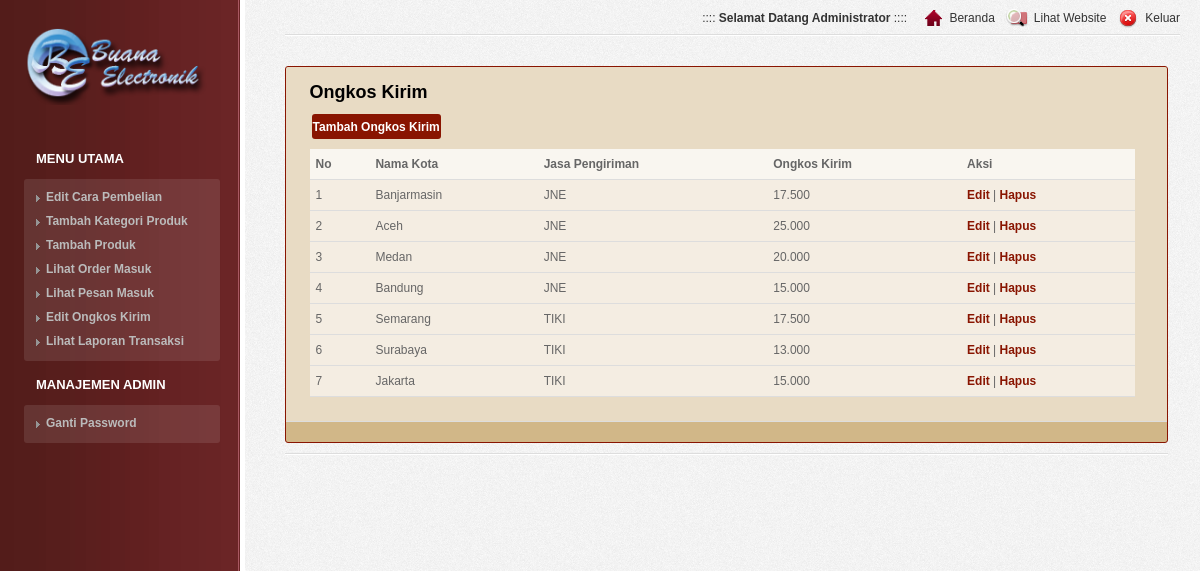
Screenshot of /login/media.php?module=ongkoskirim (signed in) with the database file from the repository.
### tables this page shows
CREATE TABLE IF NOT EXISTS `kota` (
  `id_kota` int(3) NOT NULL AUTO_INCREMENT,
  `id_perusahaan` int(10) NOT NULL,
  `nama_kota` varchar(100) NOT NULL,
  `ongkos_kirim` int(10) NOT NULL,
  PRIMARY KEY (`id_kota`)
);

CREATE TABLE IF NOT EXISTS `shop_pengiriman` (
  `id_perusahaan` int(10) NOT NULL AUTO_INCREMENT,
  `nama_perusahaan` varchar(100) NOT NULL,
  `gambar` varchar(100) NOT NULL,
  PRIMARY KEY (`id_perusahaan`)
);

### config/fungsi_rupiah.php (called while the page is built)
<?php
function format_rupiah($angka){
  $rupiah=number_format($angka,0,',','.');
  return $rupiah;
}
?>

### login/modul/mod_ongkoskirim/ongkoskirim.php (the view, shortened to what this page needs)
<?php
 if (empty($_SESSION['username']) AND empty($_SESSION['passuser'])){
  echo "<link href='style.css' rel='stylesheet' type='text/css'>
 <center>Untuk mengakses modul, Anda harus login <br>";
  echo "<a href=../../index.php><b>LOGIN</b></a></center>";
}
else{
$aksi="modul/mod_ongkoskirim/aksi_ongkoskirim.php";
switch($_GET[act]){
  default:
    echo "<h2>Ongkos Kirim</h2>
          <input type=button class='tombol' value='Tambah Ongkos Kirim'
          onclick=\"window.location.href='?module=ongkoskirim&act=tambahongkoskirim';\">
          <table>
          <tr><th>No</th><th>Nama Kota</th><th>Jasa Pengiriman</th><th>Ongkos Kirim</th><th>Aksi</th></tr>";
    $tampil=mysql_query("SELECT * FROM kota,shop_pengiriman where kota.id_perusahaan=shop_pengiriman.id_perusahaan ORDER BY shop_pengiriman.nama_perusahaan,kota.id_kota DESC");
    $no=1;
    while ($r=mysql_fetch_array($tampil)){
       $ongkos = format_rupiah($r[ongkos_kirim]);
       echo "<tr><td>$no</td>
             <td>$r[nama_kota]</td>
	     <td>$r[nama_perusahaan]</td>
             <td align=left>$ongkos</td>
             <td><a href=?module=ongkoskirim&act=editongkoskirim&id=$r[id_kota]><b>Edit</b></a> |
	               <a href=$aksi?module=ongkoskirim&act=hapus&id=$r[id_kota]><b>Hapus</b></a>
             </td></tr>";
      $no++;
    }
    echo "</table>";
    break;
}
}
?>

### login/media.php (shortened to what this page needs)
<?php
if (empty($_SESSION['username']) AND empty($_SESSION['passuser'])){
  echo "<link href='css/screen.css' rel='stylesheet' type='text/css'><link href='css/reset.css' rel='stylesheet' type='text/css'>
 <center><br><br><br><br><br><br>Maaf, untuk masuk <b>Halaman Administrator</b><br>
  <center>anda harus <b>Login</b> dahulu!<br><br>";
 echo "<div> <a href='index.php'><img src='images/kunci.png'  height=176 width=143></a>
             </div>";
  echo "<input type=button class=simplebtn value='LOGIN DI SINI' onclick=location.href='index.php'></a></center>";
}
else{
?>
<!DOCTYPE html PUBLIC "-//W3C//DTD XHTML 1.0 Strict//EN" "http://www.w3.org/TR/xhtml1/DTD/xhtml1-strict.dtd">
<html xmlns="http://www.w3.org/1999/xhtml">
<head>
<link rel="stylesheet" href="css/reset.css" type="text/css"/>
<link rel="stylesheet" href="css/screen.css" type="text/css"/>
<link rel="stylesheet" href="css/fancybox.css" type="text/css"/>
<link rel="stylesheet" href="css/jquery.wysiwyg.css" type="text/css"/>
<link rel="stylesheet" href="css/jquery.ui.css" type="text/css"/>
<link rel="stylesheet" href="css/visualize.css" type="text/css"/>
<link rel="stylesheet" href="css/visualize-light.css" type="text/css"/>
</head>
<body>
	<div class="sidebar">
		<div class="logo clear"><img src="images/logo.png" alt="" width="185" height="80" /></div>
		<div class="menu">
		  <ul><li><a href="#">MENU UTAMA</a>
			  <ul>
				  <?php include "menu.php"; ?>
			  </ul>
			</li>
				  <li><a href="#">MANAJEMEN ADMIN</a>
				  <ul>
					<?php include "menu3.php"; ?>
				</ul>
			</li>
			</ul>
	  </div>
	</div>
	<div class="main">
	<div class="main-wrap">
		<div class="header clear">
			<ul class="links clear">
			<li>:::: <strong>Selamat Datang <?=$_SESSION[namalengkap]?></strong>&nbsp;::::&nbsp;</li>
			<li><a href="?module=home"><img src="images/home.png" alt="" class="icon" /> <span class="text">Beranda</span></a></li>
			<li><a href="logout2.php"><img src="images/ico_view_24.png" alt="" class="icon" /> <span class="text">Lihat Website</span></li>
			<li><a href="logout.php"><img src="images/ico_logout_24.png" alt="" class="icon" /> <span class="text">Keluar</span></a></li>
			</ul>
		</div>
		<div class="page clear">
<div class="notification note-success">
  <table width="100%" border="0" cellspacing="0" cellpadding="0">
    <tr>
      <td width="2%">&nbsp;</td>
      <td width="95%"><?php include "content.php"; ?></td>
      <td width="3%">&nbsp;</td>
    </tr>
  </table>
</div>
		<div class="footer clear"></div>
	</div>
	</div>
</div>
</body>
</html>
<?php
}
?>

### login/menu.php (shortened to what this page needs)
<?php
if ($_SESSION[leveluser]=='admin'){
  $sql=mysql_query("select * from modul where aktif='Y' order by urutan");
}
if ($m=mysql_fetch_array($sql)){
echo "<li><a href='?module=carabeli'><b>Edit Cara Pembelian</b></a></li>";
echo "<li><a href='?module=kategori'><b>Tambah Kategori Produk</b></a></li>";
echo "<li><a href='?module=produk'><b>Tambah Produk</b></a></li>";
echo "<li><a href='?module=order'><b>Lihat Order Masuk</b></a></li>";
echo "<li><a href='?module=hubungi'><b>Lihat Pesan Masuk</b></a></li>";
echo "<li><a href='?module=ongkoskirim'><b>Edit Ongkos Kirim</b></a></li>";
echo "<li><a href='?module=laporan'><b>Lihat Laporan Transaksi</b></a></li>";
}
?>

### login/menu3.php (shortened to what this page needs)
<?php
if ($_SESSION[leveluser]=='admin'){
  $sql=mysql_query("select * from modul where aktif='Y' order by urutan");
}
if ($m=mysql_fetch_array($sql)){
    echo "<li><a href='?module=password'><b>Ganti Password</b></a></li>";
}
?>

### login/content.php (shortened to what this page needs)
<?php
include "../config/library.php";
include "../config/fungsi_rupiah.php";
if ($_GET[module]=='home'){
  if ($_SESSION['leveluser']=='admin'){
  echo "<h2>Selamat Datang</h2>
          <p>Hai <b>$_SESSION[namalengkap]</b>, selamat datang di halaman Administrator.<br> Silahkan klik menu pilihan yang berada
          di sebelah kiri untuk mengelola konten website anda. </p>
          <p>&nbsp;</p><p>&nbsp;</p><p>&nbsp;</p><p>&nbsp;</p><p>&nbsp;</p><p>&nbsp;</p><p>&nbsp;</p><p>&nbsp;</p>
          <p align=right>Login : $hari_ini, ";
  echo tgl_indo(date("Y m d"));
  echo " | ";
  echo date("H:i:s");
  echo " WIB</p>";
  }
}
elseif ($_GET[module]=='modul'){
  if ($_SESSION['leveluser']=='admin'){
    include "modul/mod_modul/modul.php";
  }
}
elseif ($_GET[module]=='kategori'){
  if ($_SESSION['leveluser']=='admin'){
    include "modul/mod_kategori/kategori.php";
  }
}
elseif ($_GET[module]=='produk'){
  if ($_SESSION['leveluser']=='admin'){
    include "modul/mod_produk/produk.php";
  }
}
elseif ($_GET[module]=='bestseller'){
  if ($_SESSION['leveluser']=='admin'){
    include "modul/mod_bestseller/bestseller.php";
  }
}
elseif ($_GET[module]=='order'){
  if ($_SESSION['leveluser']=='admin'){
    include "modul/mod_order/order.php";
  }
}
elseif ($_GET[module]=='profil'){
  if ($_SESSION['leveluser']=='admin'){
    include "modul/mod_profil/profil.php";
  }
}
elseif ($_GET[module]=='hubungi'){
  if ($_SESSION['leveluser']=='admin'){
    include "modul/mod_hubungi/hubungi.php";
  }
}
elseif ($_GET[module]=='carabeli'){
  if ($_SESSION['leveluser']=='admin'){
    include "modul/mod_carabeli/carabeli.php";
  }
}
elseif ($_GET[module]=='bank'){
  if ($_SESSION['leveluser']=='admin'){
    include "modul/mod_bank/bank.php";
  }
}
elseif ($_GET[module]=='banner'){
  if ($_SESSION['leveluser']=='admin'){
    include "modul/mod_banner/banner.php";
  }
}
elseif ($_GET[module]=='header'){
  if ($_SESSION['leveluser']=='admin'){
    include "modul/mod_header/header.php";
  }
}
elseif ($_GET['module']=='menuutama'){
  if ($_SESSION['leveluser']=='admin'){
    include "modul/mod_menuutama/menuutama.php";
  }
}
elseif ($_GET['module']=='submenu'){
  if ($_SESSION['leveluser']=='admin'){
    include "modul/mod_submenu/submenu.php";
  }
}
elseif ($_GET[module]=='ongkoskirim'){
  if ($_SESSION['leveluser']=='admin'){
    include "modul/mod_ongkoskirim/ongkoskirim.php";
  }
}
elseif ($_GET[module]=='password'){
  if ($_SESSION['leveluser']=='admin'){
    include "modul/mod_password/password.php";
  }
}
elseif ($_GET[module]=='laporan'){
  if ($_SESSION['leveluser']=='admin'){
    include "modul/mod_laporan/laporan.php";
  }
}
elseif ($_GET['module']=='jasapengiriman'){
if ($_SESSION['leveluser']=='admin'){
  require_once "modul/mod_pengiriman/pengiriman.php";
  }
}
elseif ($_GET[module]=='ym'){
  if ($_SESSION['leveluser']=='admin'){
    include "modul/mod_ym/ym.php";
  }
}
elseif ($_GET[module]=='welcome'){
  if ($_SESSION['leveluser']=='admin'){
    include "modul/mod_welcome/welcome.php";
  }
}
elseif ($_GET['module']=='jasapengiriman'){
if ($_SESSION['leveluser']=='admin'){
  require_once "modul/mod_pengiriman/pengiriman.php";
  }
}
else{
  echo "<p><b>MODUL BELUM ADA ATAU BELUM LENGKAP</b></p>";
}
?>

### login/css/screen.css (style rules this page uses)
html { background: url('../images/main.gif') top left #EEEEEE; }
body { background: url('../images/sidebar.gif') top left repeat-y; min-width: 1000px; min-height: 900px; text-align: left; margin: 0px; font-family: arial; font-size: 12px; color: #666666; }
.clear:after { content: "."; display: block; height: 0; overflow:hidden; clear: both; visibility: hidden; }
a { color:#891501; text-decoration: none; }
strong { color: #333333; }
.sidebar { width: 196px; float: left; padding: 0px 20px 0px 24px; }
.main { margin-left: 285px; margin-right: 20px; }
.main-wrap { width: 100%; float: left; }
.page { padding-right: 12px; padding-bottom: 50px; }
.logo { width: 196px; margin-top: 25px; margin-bottom: 35px; }
.menu { padding-top: 0px; margin-bottom: 30px; }
.menu ul { font-size: 13px; }
.menu li { padding-bottom: 8px; }
.menu li a { display: block; line-height: 16px; padding: 8px 12px 8px 12px; background: url('../images/menu_button.png') top left no-repeat; color: #FFFFFF; text-decoration: none; font-weight: bold; }
.menu ul ul { font-size: 12px; width: 100%; background: url('../images/bck_white_10.png'); margin-top: 4px; padding: 6px 0px 8px 0px; -moz-border-radius: 3px 3px 3px 3px; -webkit-border-radius: 3px 3px 3px 3px; border-radius: 3px 3px 3px 3px; }
.menu li li { padding: 4px 0px 4px 0px; }
.menu li li a { padding: 0px 12px 0px 22px !important; background: url('../images/arrow_sm_grey.gif') 12px 6px no-repeat !important; font-weight: normal; color: #BBBBBB!important; }
.header { background: url('../images/line.gif') bottom left repeat-x; margin-bottom: 30px; }
.header .links { float: right; line-height: 24px; color: #333333; padding: 6px 0px 6px 0px; }
.header .links li { float: left; margin-left: 10px; }
.header .links .icon { display: block; width: 24px; height: 24px; float: left; margin-right: 5px; }
.header .links a { color: #333333; text-decoration: none; }
h2 { color: #000; font-size: 18px; font-weight: bold; padding-top: 10px; margin-bottom: 10px; }
.page table { width: 100%; margin: 0px; margin-bottom: 20px; }
.page th { background: url('../images/header.gif') top left repeat-x #FFFFFF; border-bottom: 1px solid #DDDDDD; text-align: left; line-height: 22px; padding: 4px 6px 4px 6px; color: #333333; white-space: nowrap; }
.page td { background: url('../images/bck_white_50.png') top left; border-bottom: 1px solid #DDDDDD; line-height: 22px; padding: 4px 6px 4px 6px; }
.page tbody th { background: url('../images/bck_white_75.png') top left; font-weight: bold; white-space: nowrap; color: #666666; }
.notification { border: 1px solid #666666; border-radius: 3px; display: block; margin-bottom: 10px; overflow: hidden; padding: 0px; position: relative; z-index: 1; zoom: 1; -moz-border-radius: 3px; -webkit-border-radius: 3px; background-color: #8F3E49; }
.note-success { background: #E7ABA0 url('../images/bck_success.png'); border-color: #891501; }
.footer { width: 100%; font-size: 11px; padding: 10px 0px 30px 0px; background: url('../images/line.gif') top left repeat-x; }
.tombol { border:0; background:#891501; color:#FFF; -webkit-border-radius:3px; -moz-border-radius:3px; margin:1px 0 10px 2px; padding:1px; cursor:pointer; font-weight:bold; font-size: 12px; height: 25px; }

### rows the page displays
kota: nama_kota "Banjarmasin", id_perusahaan.nama_perusahaan "JNE", ongkos_kirim "17.500"
kota: nama_kota "Aceh", id_perusahaan.nama_perusahaan "JNE", ongkos_kirim "25.000"
kota: nama_kota "Medan", id_perusahaan.nama_perusahaan "JNE", ongkos_kirim "20.000"
kota: nama_kota "Bandung", id_perusahaan.nama_perusahaan "JNE", ongkos_kirim "15.000"
kota: nama_kota "Semarang", id_perusahaan.nama_perusahaan "TIKI", ongkos_kirim "17.500"
kota: nama_kota "Surabaya", id_perusahaan.nama_perusahaan "TIKI", ongkos_kirim "13.000"
kota: nama_kota "Jakarta", id_perusahaan.nama_perusahaan "TIKI", ongkos_kirim "15.000"

### other values shown
$_SESSION[namalengkap] "Administrator"
